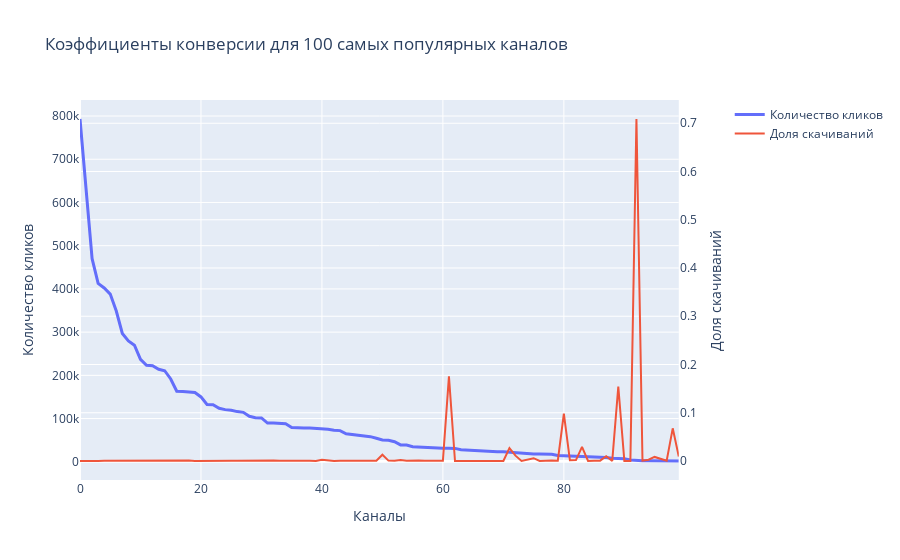

This figure's notebook cell:
### Markdown cell above
### Conversions by Channel

### Code cell
proportion = train[['channel', 'is_attributed']].groupby('channel', as_index=False).mean().sort_values('is_attributed', ascending=False)
counts = train[['channel', 'is_attributed']].groupby('channel', as_index=False).count().sort_values('is_attributed', ascending=False)
merge = counts.merge(proportion, on='channel', how='left')
merge.columns = ['channel', 'click_count', 'prop_downloaded']

# Создаем фигуру с двумя осями Y
fig = make_subplots(specs=[[{"secondary_y": True}]])

# Добавляем графики
fig.add_trace(
    go.Scatter(x=merge[:100].index, y=merge[:100]['click_count'], 
               name="Количество кликов",
               line=dict(width=3)),  # Делаем линию жирнее
    secondary_y=False,
)

fig.add_trace(
    go.Scatter(x=merge[:100].index, y=merge[:100]['prop_downloaded'], 
               name="Доля скачиваний"),
    secondary_y=True,
)

# Обновляем layout
fig.update_layout(
    title_text="Коэффициенты конверсии для 100 самых популярных каналов",
    xaxis_title="Каналы",
    showlegend=True
)

# Обновляем метки осей
fig.update_yaxes(title_text="Количество кликов", secondary_y=False)
fig.update_yaxes(title_text="Доля скачиваний", secondary_y=True)

fig.show()

### Figure 1 — Plotly figure (JSON) as saved in the notebook; plotly's stock layout.template omitted (floating-point values rounded to 4 significant figures)
{"data": [{"line": {"width": 3}, "name": "Количество кликов", "type": "scatter", "x": [0, 1, 2, 3, 4, 5, 6, 7, 8, 9, 10, 11, 12, 13, 14, 15, 16, 17, 18, 19, 20, 21, 22, 23, 24, 25, 26, 27, 28, 29, 30, 31, 32, 33, 34, 35, 36, 37, 38, 39, 40, 41, 42, 43, 44, 45, 46, 47, 48, 49, 50, 51, 52, 53, 54, 55, 56, 57, 58, 59, 60, 61, 62, 63, 64, 65, 66, 67, 68, 69, 70, 71, 72, 73, 74, 75, 76, 77, 78, 79, 80, 81, 82, 83, 84, 85, 86, 87, 88, 89, 90, 91, 92, 93, 94, 95, 96, 97, 98, 99], "xaxis": "x", "y": [793105, 630888, 469845, 412559, 402226, 388035, 348862, 296832, 279720, 269720, 236949, 223205, 222096, 214060, 210687, 191618, 163312, 162425, 161608, 160215, 150074, 132516, 132030, 123869, 120673, 119261, 116107, 114372, 105392, 102074, 101462, 89689, 89682, 89512, 87895, 79525, 78336, 78247, 78163, 77703, 77054, 75319, 73234, 72148, 64963, 63361, 61366, 60869, 58134, 54608, 50608, 49840, 46399, 39003, 38936, 34687, 33805, 33307, 33270, 31583, 31557, 31500, 31000, 28072, 27184, 25486, 24556, 24432, 23929, 23466, 23380, 22058, 21376, 20162, 18514, 18278, 17917, 17344, 17344, 14470, 13911, 13104, 13037, 12989, 12197, 11958, 11685, 9752, 8287, 8143, 6987, 4077, 2703, 2615, 2514, 2482, 2352, 2208, 2200, 1829], "yaxis": "y"}, {"name": "Доля скачиваний", "type": "scatter", "x": [0, 1, 2, 3, 4, 5, 6, 7, 8, 9, 10, 11, 12, 13, 14, 15, 16, 17, 18, 19, 20, 21, 22, 23, 24, 25, 26, 27, 28, 29, 30, 31, 32, 33, 34, 35, 36, 37, 38, 39, 40, 41, 42, 43, 44, 45, 46, 47, 48, 49, 50, 51, 52, 53, 54, 55, 56, 57, 58, 59, 60, 61, 62, 63, 64, 65, 66, 67, 68, 69, 70, 71, 72, 73, 74, 75, 76, 77, 78, 79, 80, 81, 82, 83, 84, 85, 86, 87, 88, 89, 90, 91, 92, 93, 94, 95, 96, 97, 98, 99], "xaxis": "x", "y": [0.0001047, 0.0005579, 0.0006534, 7.272e-05, 0.0003232, 0.0003788, 0.001155, 0.0001819, 0.0002324, 0.0001186, 0.0002363, 0.0001299, 0.0003467, 0.0001869, 0.0006455, 0.0007776, 0.0005817, 0.0003448, 0.0008106, 0.0001997, 0.0005064, 0.0005584, 0.0006589, 0.0007104, 0.0007707, 0.0007882, 0.0004134, 0.0006907, 0.0002752, 0.0006368, 0.0007293, 0.0009477, 0.0009478, 0.000391, 4.551e-05, 0.0004275, 0.000166, 0.0003834, 0.0006909, 0.0001673, 0.002492, 0.0008364, 0.0001912, 0.0005821, 0.000508, 1.578e-05, 0.0005541, 0.001265, 0.0007225, 0.0006226, 0.01306, 0.0008427, 0.0005604, 0.002102, 0.0007705, 0.001586, 0.001124, 0.0006305, 0.0003306, 0.0003166, 0.0007288, 0.1754, 9.677e-05, 0.0001781, 3.679e-05, 0.000667, 0.000448, 0.0001228, 0.0003343, 0.0003835, 0.0001711, 0.02688, 0.01104, 0.0001488, 0.003727, 0.005854, 0.0002233, 0.001384, 0.001268, 0.000622, 0.09841, 0.00145, 0.001841, 0.02926, 0.000164, 0.0004181, 0.0006846, 0.009742, 0.0002413, 0.1545, 0.0001431, 0.0002453, 0.7088, 0.0007648, 0.002784, 0.008461, 0.004252, 0.0004529, 0.06773, 0.009295], "yaxis": "y2"}], "layout": {"showlegend": true, "title": {"text": "Коэффициенты конверсии для 100 самых популярных каналов"}, "xaxis": {"anchor": "y", "domain": [0, 0.94], "title": {"text": "Каналы"}}, "yaxis": {"anchor": "x", "domain": [0, 1], "title": {"text": "Количество кликов"}}, "yaxis2": {"anchor": "x", "overlaying": "y", "side": "right", "title": {"text": "Доля скачиваний"}}}}
